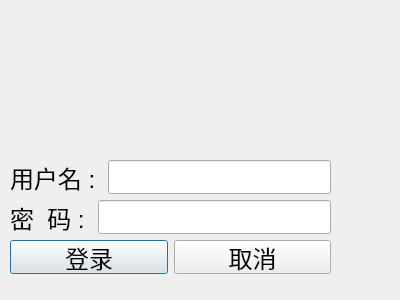
<?xml version="1.0" encoding="UTF-8"?>
<ui version="4.0">
 <class>loginDialog</class>
 <widget class="QDialog" name="loginDialog">
  <property name="geometry">
   <rect>
    <x>0</x>
    <y>0</y>
    <width>400</width>
    <height>300</height>
   </rect>
  </property>
  <property name="windowTitle">
   <string>Dialog</string>
  </property>
  <widget class="QWidget" name="layoutWidget">
   <property name="geometry">
    <rect>
     <x>10</x>
     <y>160</y>
     <width>321</width>
     <height>114</height>
    </rect>
   </property>
   <layout class="QVBoxLayout" name="verticalLayout">
    <item>
     <layout class="QHBoxLayout" name="horizontalLayout_2">
      <item>
       <widget class="QLabel" name="label">
        <property name="font">
         <font>
          <pointsize>18</pointsize>
         </font>
        </property>
        <property name="text">
         <string>用户名 : </string>
        </property>
       </widget>
      </item>
      <item>
       <widget class="QLineEdit" name="lineEdit">
        <property name="font">
         <font>
          <pointsize>18</pointsize>
         </font>
        </property>
        <property name="alignment">
         <set>Qt::AlignLeading|Qt::AlignLeft|Qt::AlignVCenter</set>
        </property>
       </widget>
      </item>
     </layout>
    </item>
    <item>
     <layout class="QHBoxLayout" name="horizontalLayout">
      <item>
       <widget class="QLabel" name="label_2">
        <property name="font">
         <font>
          <pointsize>18</pointsize>
         </font>
        </property>
        <property name="text">
         <string>密  码 : </string>
        </property>
       </widget>
      </item>
      <item>
       <widget class="QLineEdit" name="lineEdit_2">
        <property name="font">
         <font>
          <pointsize>18</pointsize>
         </font>
        </property>
        <property name="echoMode">
         <enum>QLineEdit::Password</enum>
        </property>
        <property name="alignment">
         <set>Qt::AlignLeading|Qt::AlignLeft|Qt::AlignVCenter</set>
        </property>
       </widget>
      </item>
     </layout>
    </item>
    <item>
     <layout class="QHBoxLayout" name="horizontalLayout_3">
      <item>
       <widget class="QPushButton" name="pushButton">
        <property name="font">
         <font>
          <pointsize>18</pointsize>
         </font>
        </property>
        <property name="text">
         <string>登录</string>
        </property>
       </widget>
      </item>
      <item>
       <widget class="QPushButton" name="pushButton_2">
        <property name="font">
         <font>
          <pointsize>18</pointsize>
         </font>
        </property>
        <property name="text">
         <string>取消</string>
        </property>
       </widget>
      </item>
     </layout>
    </item>
   </layout>
  </widget>
 </widget>
 <resources/>
 <connections/>
</ui>
